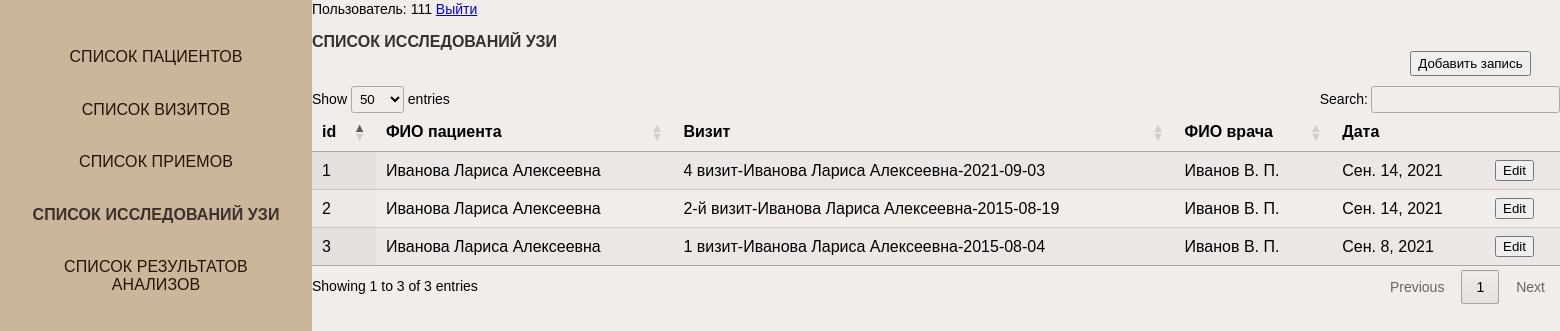
Screenshot of /ultrasounds_list (signed in) with the database file from the repository.
### PCOS_diag/apps/patients/models.py (models this page shows, shortened)
class Ultrasound(models.Model):
	patient_key			= models.ForeignKey(Patient,  on_delete=models.CASCADE)
	visit_key			= models.ForeignKey(Visit,  on_delete=models.CASCADE)
	doctor_key			= models.ForeignKey(Doctor, on_delete=models.CASCADE)
	left_ovary_key 			= models.IntegerField()
	right_ovary_key 		= models.IntegerField()
	date 				= models.DateField()
	right_ovary_volume  = models.FloatField()
	right_ovary_follicle= models.FloatField()
	diameter_cyst_right = models.FloatField()
	left_ovary_volume	= models.FloatField()
	left_ovary_follicle	= models.FloatField()
	diameter_cyst_left	= models.FloatField()
	left_ovary_front	= models.FloatField()
	right_ovary_front	= models.FloatField()
	left_ovary_posterior	= models.FloatField()
	right_ovary_posterior	= models.FloatField()
	left_ovary_side		= models.FloatField()
	right_ovary_side	= models.FloatField()

class Patient(models.Model):
	name_patient = models.CharField('ФИО', max_length=200)
	day_of_birth     = models.DateField('Дата рождения')
	ethnicity_key    = models.ForeignKey(Ethnicity, on_delete=models.CASCADE)
	def __str__(self):
		return self.name_patient

class Visit(models.Model):
	name_visit			= models.CharField('Номер визита', max_length=20)
	patient_key			= models.ForeignKey(Patient,  on_delete=models.CASCADE)
	doctor_key			= models.ForeignKey(Doctor, on_delete=models.CASCADE)
	date 				= models.DateField()
	age_visit			= models.IntegerField()
	inform_consent		= models.BooleanField(choices=BOOL_CHOICES,  default='No')
	comply_all_study	= models.BooleanField(choices=BOOL_CHOICES,  default='No')
	female_age			= models.BooleanField(choices=BOOL_CHOICES,  default='No')
	current_preg_lact	= models.BooleanField(choices=BOOL_CHOICES,  default='No')
	history_hysterectomy	= models.BooleanField(choices=BOOL_CHOICES,  default='No')
	risk_no_compliance		= models.BooleanField(choices=BOOL_CHOICES,  default='No')
	unwillingness				= models.BooleanField(choices=BOOL_CHOICES,  default='No')
	medicince_listed_now_10	= models.BooleanField(choices=BOOL_CHOICES,  default='No')
	medicince_listed_3month_10= models.BooleanField(choices=BOOL_CHOICES,  default='No')
	PCOS 						= models.IntegerField(blank=True, null=True)
	Exclusion 					= models.IntegerField(blank=True, null=True)
	Grey 						= models.IntegerField(blank=True, null=True)
	Phenotype 					= models.CharField('Фенотип', max_length=1,blank=True)
	PCOS_text 					= models.TextField('Заключение', max_length=500,blank=True)
	Exclusion_text				= models.TextField('ПричиныИсключения', max_length=500,blank=True)
	def __str__(self):
		return self.name_visit+"-"+str(self.patient_key)+"-"+str(self.date)

class Doctor(models.Model):
	name_doctor = models.CharField('Имя доктора', max_length=200)
	def __str__(self):
		return self.name_doctor

### PCOS_diag/apps/patients/views.py (the view)
# urls.py: path('ultrasounds_list', views.ultrasounds_list, name='ultrasounds_list'),
@login_required(login_url='/login_user')
def ultrasounds_list(request):
	try:
		ultrasounds_ = Ultrasound.objects.order_by('date')
	except:
		raise Http404("Исследования УЗИ не найдены!")
	return render(request, 'patients/ultrasounds_list.html',{'ultrasounds_':ultrasounds_})

### PCOS_diag/templates/patients/ultrasounds_list.html (shortened to what this page needs)
<!{% load static %}
<!DOCTYPE html>
<html lang="en">
<head>
	<link rel="stylesheet" href="{% static 'css/style_db.css' %}" />
	<link rel="stylesheet" type="text/css" href="https://cdn.datatables.net/1.10.25/css/jquery.dataTables.min.css"/>
</head>
<body>
	<nav class="left__side">
		<ul class="tables__navigation">
			<li>
				<a href="patients_list" class="root__item">Список пациентов</a>
			</li>
			<li>
				<a href="visits_list" class="root__item">Список визитов</a>
			</li>
			<li>
				<a href="appointments_list" class="root__item">Список приемов</a>
			</li>
			<li>
				<a href="ultrasounds_list" class="root__item__selected">Список исследований УЗИ</a>
			</li>
			<li>
				<a href="laboratory_results_list" class="root__item">Список результатов анализов</a>
			</li>
		</ul>
	</nav>
	<div class="right__side">
		<span> Пользователь: {{request.user}}</span>
		<span> <a href="logout_user">Выйти</a></span>
		<br>
		<div class="head__table">
			Список исследований УЗИ
		</div>
		<div class="content__table">
			<form action="add_ultrasound" class="add_btn" >
    			<input type="submit" style="height:25px" value="Добавить запись" />
			</form>
			{% if ultrasounds_%}
			<table id="table_id4" class="display" style="width:100%">
			<thead>
				<tr>
					<th> id</th>
					<th> ФИО пациента</th>
					<th> Визит</th>
					<th> ФИО врача</th>
					<th> Дата</th>
					<th></th>
				</tr>
			</thead>
				<tbody>
					{%for a in ultrasounds_ %}
						<tr>
							<td > {{a.id}}</td>
							<td > {{a.patient_key}} </td>
							<td > {{a.visit_key}} </td>
							<td > {{a.doctor_key}}</td>
							<td > {{a.date}}</td>
							<td></td>
						</tr>
					{% endfor %}
				</tbody>
		</table>
		{% endif %}
		</div>
	</div>
</body>
</html>

### PCOS_diag/static/css/style_db.css (style rules this page uses)
html { display: block; }
html, body { margin: 0; padding: 0; border: 0; }
body { font: 14px/18px Arial, sans-serif; width: 100%; height: 100%; background-color: #f2ede9; }
.tables__navigation { text-transform: uppercase; height: 300px; padding: 20 20px; list-style: none; box-sizing: border-box; display: flex; justify-content: space-between; flex-direction: column; align-items: center; }
.root__item__selected { color: #38322d; cursor: pointer; display: inline-block; font-family: Arsenal, Arial, Helvetica, sans-serif; font-size: 16px; font-stretch: 100%; font-style: normal; font-variant-caps: normal; font-variant-east-asian: normal; font-variant-ligatures: normal; font-variant-numeric: normal; font-weight: 600; height: 18px; letter-spacing: 0.08px; line-height: 18px; list-style-image: none; list-style-position: outside; list-style-type: none; padding-bottom: 14px; padding-left: 10px; padding-right: 10px; padding-top: 14px; text-align: center; text-decoration-color: #7d6857; text-decoration-line: none; text-decoration-style: solid; text-decoration-thickness: auto; text-transform: uppercase; transition-delay: 0s, 0s; transition-duration: 0.2s, 0.2s; transition-property: color, font-weight; transition-timing-function: ease, ease; width 65.4375px; }
.root__item { color: #261406; cursor: pointer; display: inline-block; font-family: Arsenal, Arial, Helvetica, sans-serif; font-size: 16px; font-stretch: 100%; font-style: normal; font-variant-caps: normal; font-variant-east-asian: normal; font-variant-ligatures: normal; font-variant-numeric: normal; font-weight: 400; height: 18px; letter-spacing: 0.08px; line-height: 18px; list-style-image: none; list-style-position: outside; list-style-type: none; padding-bottom: 14px; padding-left: 10px; padding-right: 10px; padding-top: 14px; text-align: center; text-decoration-color: #261406; text-decoration-line: none; text-decoration-style: solid; text-decoration-thickness: auto; text-transform: uppercase; transition-delay: 0s, 0s; transition-duration: 0.2s, 0.2s; transition-property: color, font-weight; transition-timing-function: ease, ease; }
.left__side { height: 100%; background-color: #cbb59b; width: 20%; float: left; min-width: 20%; }
.right__side { height: 100%; float: left; width: 80%; min-width: 20%; }
.head__table { height: 5%; color: #38322d; display: inline-block; font-family: Arsenal, Arial, Helvetica, sans-serif; font-size: 16px; font-stretch: 100%; font-style: normal; font-weight: 600; height: 18px; text-transform: uppercase; margin-top: 15px; }
.content__table { height: 98%; }
.add_btn { position: relative; left: 88%; margin-bottom: 10px; }

### rows the page displays
Ultrasound: id "3", patient_key "Иванова Лариса Алексеевна", visit_key "1 визит-Иванова Лариса Алексеевна-2015-08-04", doctor_key "Иванов В. П.", date "Сен. 8, 2021"
Ultrasound: id "1", patient_key "Иванова Лариса Алексеевна", visit_key "4 визит-Иванова Лариса Алексеевна-2021-09-03", doctor_key "Иванов В. П.", date "Сен. 14, 2021"
Ultrasound: id "2", patient_key "Иванова Лариса Алексеевна", visit_key "2-й визит-Иванова Лариса Алексеевна-2015-08-19", doctor_key "Иванов В. П.", date "Сен. 14, 2021"

### other values shown
{{ request.user }} "111"
